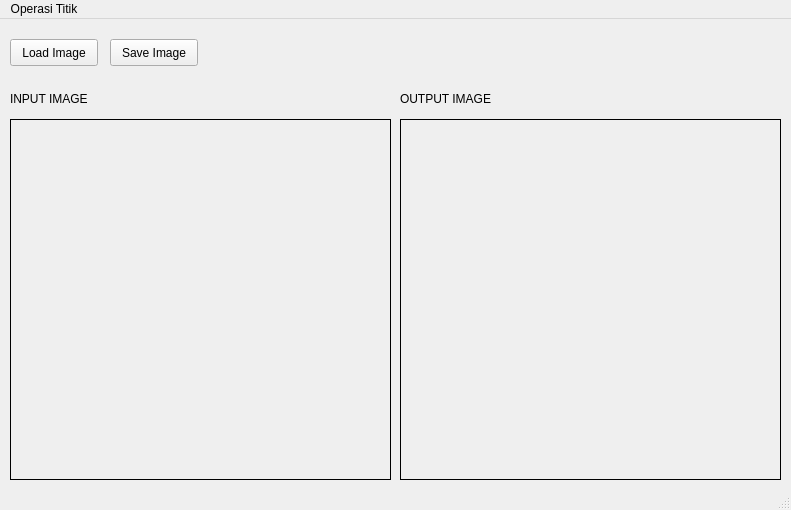
<?xml version="1.0" encoding="UTF-8"?>
<ui version="4.0">
 <class>MainWindow</class>
 <widget class="QMainWindow" name="MainWindow">
  <property name="geometry">
   <rect>
    <x>0</x>
    <y>0</y>
    <width>791</width>
    <height>510</height>
   </rect>
  </property>
  <property name="windowTitle">
   <string>MainWindow</string>
  </property>
  <widget class="QWidget" name="centralwidget">
   <widget class="QLabel" name="inputwindow">
    <property name="geometry">
     <rect>
      <x>10</x>
      <y>100</y>
      <width>381</width>
      <height>361</height>
     </rect>
    </property>
    <property name="frameShape">
     <enum>QFrame::Box</enum>
    </property>
    <property name="text">
     <string/>
    </property>
   </widget>
   <widget class="QPushButton" name="loadbutton">
    <property name="geometry">
     <rect>
      <x>10</x>
      <y>20</y>
      <width>88</width>
      <height>27</height>
     </rect>
    </property>
    <property name="text">
     <string>Load Image</string>
    </property>
   </widget>
   <widget class="QPushButton" name="saveButton">
    <property name="geometry">
     <rect>
      <x>110</x>
      <y>20</y>
      <width>88</width>
      <height>27</height>
     </rect>
    </property>
    <property name="text">
     <string>Save Image</string>
    </property>
   </widget>
   <widget class="QLabel" name="outputwindow">
    <property name="geometry">
     <rect>
      <x>400</x>
      <y>100</y>
      <width>381</width>
      <height>361</height>
     </rect>
    </property>
    <property name="frameShape">
     <enum>QFrame::Box</enum>
    </property>
    <property name="text">
     <string/>
    </property>
   </widget>
   <widget class="QLabel" name="label">
    <property name="geometry">
     <rect>
      <x>10</x>
      <y>70</y>
      <width>101</width>
      <height>19</height>
     </rect>
    </property>
    <property name="text">
     <string>INPUT IMAGE</string>
    </property>
   </widget>
   <widget class="QLabel" name="label_2">
    <property name="geometry">
     <rect>
      <x>400</x>
      <y>70</y>
      <width>111</width>
      <height>19</height>
     </rect>
    </property>
    <property name="text">
     <string>OUTPUT IMAGE</string>
    </property>
   </widget>
  </widget>
  <widget class="QMenuBar" name="menubar">
   <property name="geometry">
    <rect>
     <x>0</x>
     <y>0</y>
     <width>791</width>
     <height>24</height>
    </rect>
   </property>
   <widget class="QMenu" name="menuBrightness">
    <property name="title">
     <string>Operasi Titik</string>
    </property>
    <addaction name="GrayScaleButton"/>
    <addaction name="actionBrightness_2"/>
    <addaction name="actionSimpleContrast"/>
    <addaction name="actionContrastStretching"/>
    <addaction name="actionNegative"/>
    <addaction name="actionBinerImage"/>
   </widget>
   <addaction name="menuBrightness"/>
  </widget>
  <widget class="QStatusBar" name="statusbar"/>
  <action name="GrayScaleButton">
   <property name="text">
    <string>Grayscale</string>
   </property>
  </action>
  <action name="h">
   <property name="text">
    <string>actionSimpleContrast</string>
   </property>
  </action>
  <action name="action">
   <property name="text">
    <string>actionContrastStretching</string>
   </property>
  </action>
  <action name="action_2">
   <property name="text">
    <string>actionNegative</string>
   </property>
  </action>
  <action name="action_3">
   <property name="text">
    <string>actionBinerImage</string>
   </property>
  </action>
  <action name="actionBrightness_2">
   <property name="text">
    <string>Brightness</string>
   </property>
  </action>
  <action name="actionSimpleContrast">
   <property name="text">
    <string>Simple Contrast</string>
   </property>
  </action>
  <action name="actionContrastStretching">
   <property name="text">
    <string>Contrast Stretching</string>
   </property>
  </action>
  <action name="actionNegative">
   <property name="text">
    <string>Negative</string>
   </property>
  </action>
  <action name="actionBinerImage">
   <property name="text">
    <string>Biner</string>
   </property>
  </action>
 </widget>
 <resources/>
 <connections/>
</ui>
